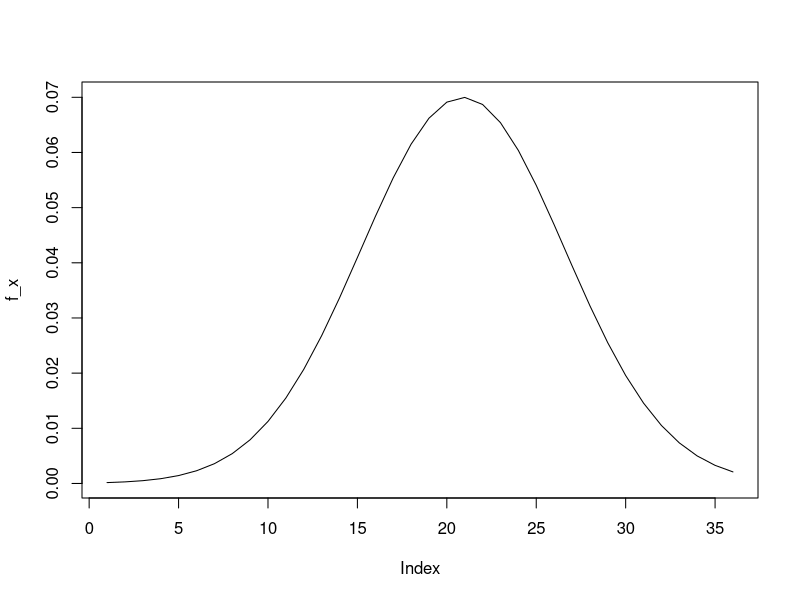
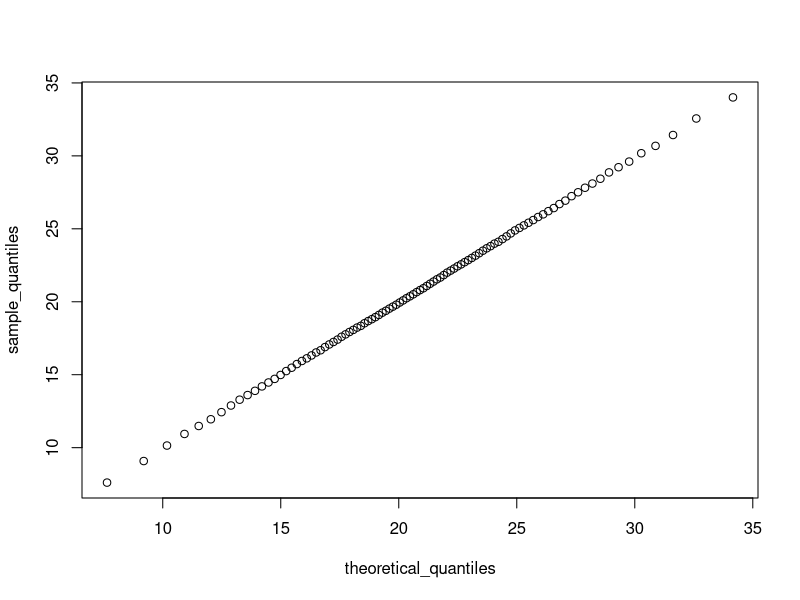

Generate these figures, in order, with R:
library(tidyverse)

set.seed(16)
num_scores <- 10000
scores_mean <- 20.9
scores_sd <- 5.7
act_scores <- rnorm(num_scores, scores_mean, scores_sd)

mean(act_scores)
sd(act_scores)
sum(act_scores >= 36)

sum(act_scores > 30) / 10000
sum(act_scores <= 10) / 10000

x <- 1:36
f_x <- sapply(x, dnorm, mean = 20.9, sd = 5.7)
plot(f_x, type="l")

act_scores_z = (act_scores - mean(act_scores)) / sd(act_scores)
sum(act_scores_z >= 2) / num_scores

# What ACT score value corresponds to 2 standard deviations above the mean (Z = 2)?
2 * sd(act_scores) + mean(act_scores)

scores_mean
scores_sd
qnorm(0.975, scores_mean, scores_sd)

act_cdf <- function(x) {
  pnorm(x, scores_mean, scores_sd)
}
scores_pdf <- sapply(1:36, act_cdf)
min(which(scores_pdf >= 0.95))


qnorm(0.95, scores_mean, scores_sd)

p <- seq(0.01, 0.99, 0.01)
sample_quantiles <- quantile(act_scores, p)
which(sample_quantiles < 26)
names(sample_quantiles[max(which(sample_quantiles < 26))])

theoretical_quantiles <- qnorm(p, scores_mean, scores_sd)

qqplot(theoretical_quantiles, sample_quantiles)
